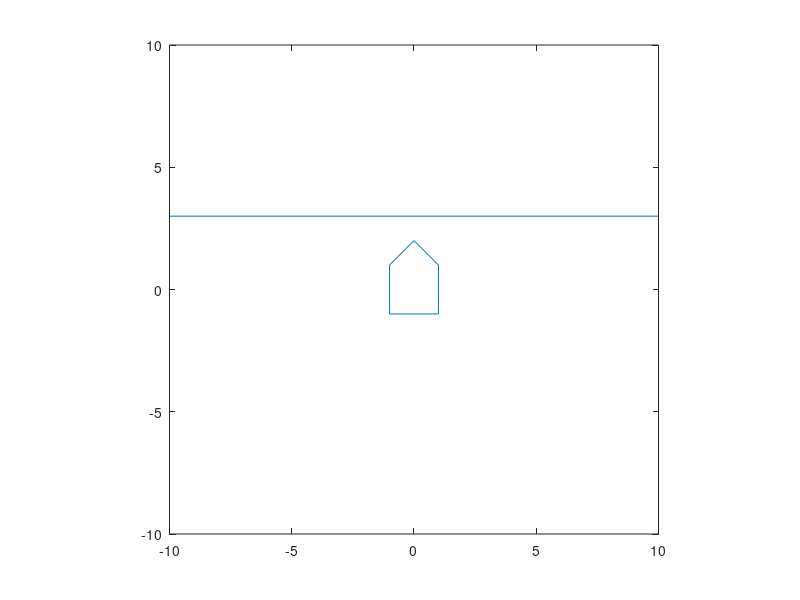

Reproduce this figure in MATLAB.
roadwidth=3;
eyeheight=2;viewangle = 2;roadwidth=3;lookahead=3;sensangle=10;
vehi=[0,2;1,1;1,-1;-1,-1;-1,1;0,2;nan,nan;-sensangle,lookahead;sensangle,lookahead]';
plot(vehi(1,:),vehi(2,:)); axis equal ;axis([-10,10,-10,10]);
